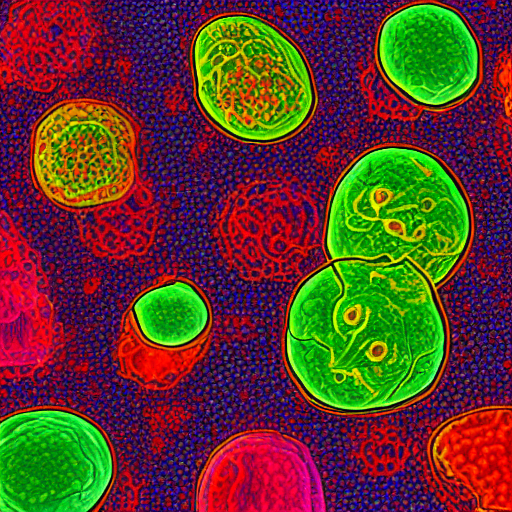
#> input picture output/cell_mitosis.png, 512 x 512 px
$ python add_label.py
#> lines starting #> are read from the running program, lines starting #| are printed output that depends on the picture
from PIL import Image, ImageDraw, ImageFont
import os


def add_label(
    image_path, label, position=(50.0, 50.0), output_path="labeled_image.png"
):
    """
    给图片添加标签

    Args:
        image_path (str): 要处理的图片.
        label (str): 要添加标签的具体文本内容.
        position (tuple): 添加标签的坐标.
        output_path (str): 输出的位置.

    Returns:
        str: 输出的位置.
    """
#> called with image_path = 'output/cell_mitosis.png', label = 'Chromosome', position = (50, 50), output_path = 'output/labeled_mitosis.png'
    # 加载图片
    image = Image.open(image_path)
#> image is the input picture: PIL image 512x512 RGB; mean R, G, B 93.8, 58.5, 42.4
    draw = ImageDraw.Draw(image)

    # 设置字体信息
    try:
        font = ImageFont.truetype("arial.ttf", 24)  # Adjust size as needed
    except:
        font = ImageFont.load_default()

    # 添加标签
    draw.text(position, label, fill="black", font=font)
    # 保存图片
    os.makedirs(os.path.dirname(output_path), exist_ok=True)
    image.save(output_path)
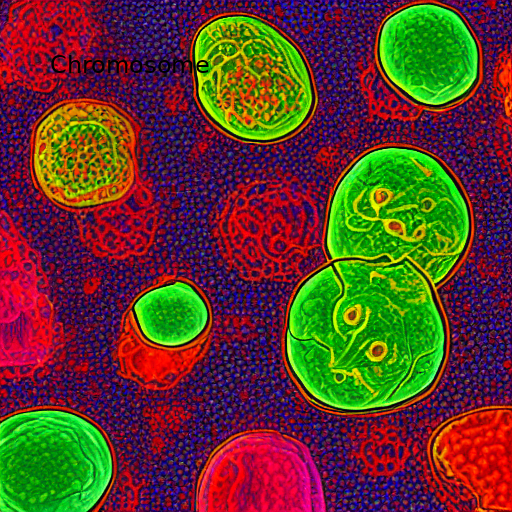
#> saved as labeled_mitosis.png: PIL image 512x512 RGB; mean R, G, B 93.5, 58.4, 42.3
    print(f"Labeled image saved to {output_path}")
    return output_path


if __name__ == "__main__":
    add_label(
        "output/cell_mitosis.png", "Chromosome", (50, 50), "output/labeled_mitosis.png"
    )

$ run again, with output/A realistic depiction of a volcanic eruption, vibrant colors, scientific style, high detail.png copied over output/cell_mitosis.png
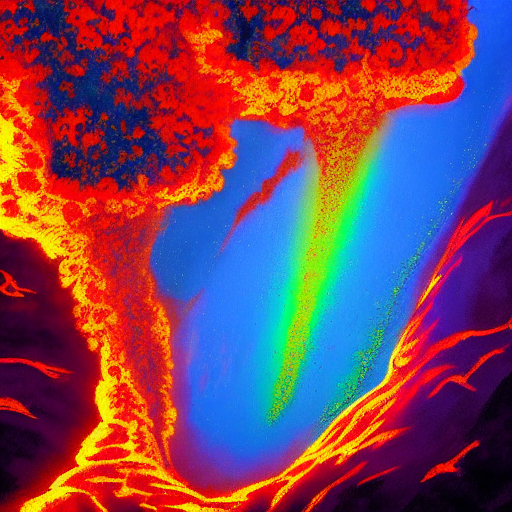
#> input picture output/A realistic depiction of a volcanic eruption, vibrant colors, scientific style, high detail.png, 512 x 512 px
#> in add_label, image is the input picture: PIL image 512x512 RGB; mean R, G, B 123.5, 66, 88.9
#> in add_label, `image.save(output_path)`:
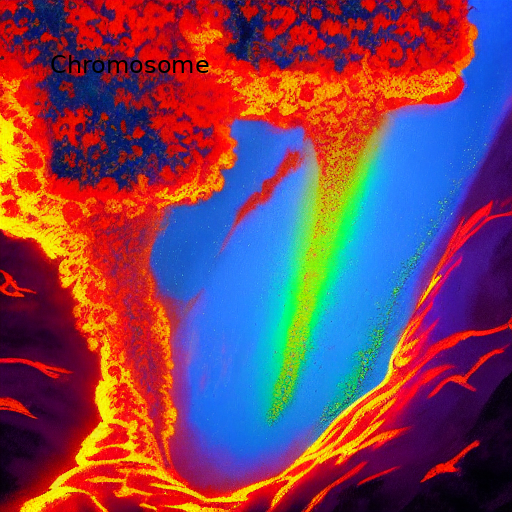
#> saved as labeled_mitosis.png: PIL image 512x512 RGB; mean R, G, B 123.1, 65.9, 88.8
